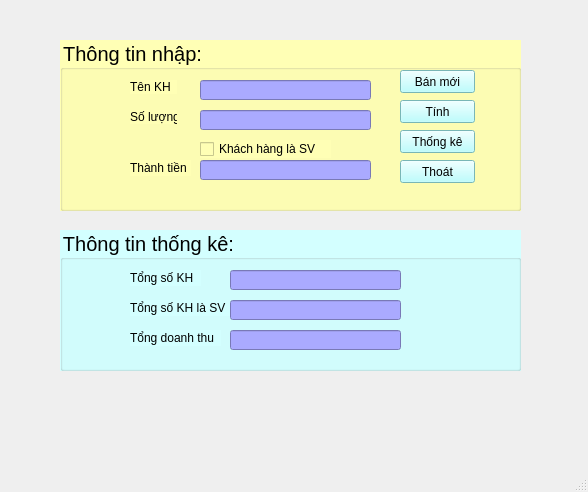
<?xml version="1.0" encoding="UTF-8"?>
<ui version="4.0">
 <class>MainWindow</class>
 <widget class="QMainWindow" name="MainWindow">
  <property name="geometry">
   <rect>
    <x>0</x>
    <y>0</y>
    <width>588</width>
    <height>492</height>
   </rect>
  </property>
  <property name="windowTitle">
   <string>Trần Ái Quyên - Sách Mini</string>
  </property>
  <widget class="QWidget" name="centralwidget">
   <widget class="QGroupBox" name="groupBox">
    <property name="geometry">
     <rect>
      <x>60</x>
      <y>40</y>
      <width>461</width>
      <height>171</height>
     </rect>
    </property>
    <property name="font">
     <font>
      <pointsize>15</pointsize>
     </font>
    </property>
    <property name="styleSheet">
     <string notr="true">background-color: rgb(255, 255, 181);
color: rgb(0, 0, 0);</string>
    </property>
    <property name="title">
     <string>Thông tin nhập:</string>
    </property>
    <widget class="QLabel" name="label">
     <property name="geometry">
      <rect>
       <x>70</x>
       <y>40</y>
       <width>47</width>
       <height>14</height>
      </rect>
     </property>
     <property name="text">
      <string>Tên KH</string>
     </property>
    </widget>
    <widget class="QLabel" name="label_2">
     <property name="geometry">
      <rect>
       <x>70</x>
       <y>70</y>
       <width>47</width>
       <height>14</height>
      </rect>
     </property>
     <property name="text">
      <string>Số lượng</string>
     </property>
    </widget>
    <widget class="QLineEdit" name="lineEditTenKH">
     <property name="geometry">
      <rect>
       <x>140</x>
       <y>40</y>
       <width>171</width>
       <height>20</height>
      </rect>
     </property>
     <property name="styleSheet">
      <string notr="true">background-color: rgb(170, 170, 255);</string>
     </property>
    </widget>
    <widget class="QLineEdit" name="lineEditSoluong">
     <property name="geometry">
      <rect>
       <x>140</x>
       <y>70</y>
       <width>171</width>
       <height>20</height>
      </rect>
     </property>
     <property name="styleSheet">
      <string notr="true">background-color: rgb(170, 170, 255);</string>
     </property>
    </widget>
    <widget class="QCheckBox" name="checkBoxKhachSV">
     <property name="geometry">
      <rect>
       <x>140</x>
       <y>100</y>
       <width>131</width>
       <height>18</height>
      </rect>
     </property>
     <property name="text">
      <string>Khách hàng là SV</string>
     </property>
    </widget>
    <widget class="QLineEdit" name="lineEditThanhTien">
     <property name="geometry">
      <rect>
       <x>140</x>
       <y>120</y>
       <width>171</width>
       <height>20</height>
      </rect>
     </property>
     <property name="styleSheet">
      <string notr="true">background-color: rgb(170, 170, 255);</string>
     </property>
    </widget>
    <widget class="QLabel" name="label_3">
     <property name="geometry">
      <rect>
       <x>70</x>
       <y>120</y>
       <width>61</width>
       <height>16</height>
      </rect>
     </property>
     <property name="text">
      <string>Thành tiền</string>
     </property>
    </widget>
    <widget class="QPushButton" name="pushButtonBanMoi">
     <property name="geometry">
      <rect>
       <x>340</x>
       <y>30</y>
       <width>75</width>
       <height>23</height>
      </rect>
     </property>
     <property name="styleSheet">
      <string notr="true">background-color: rgb(170, 255, 255);</string>
     </property>
     <property name="text">
      <string>Bán mới</string>
     </property>
     <property name="icon">
      <iconset>
       <normaloff>../../../../../../../.designer/images/ic_new.webp</normaloff>../../../../../../../.designer/images/ic_new.webp</iconset>
     </property>
    </widget>
    <widget class="QPushButton" name="pushButtonTinh">
     <property name="geometry">
      <rect>
       <x>340</x>
       <y>60</y>
       <width>75</width>
       <height>23</height>
      </rect>
     </property>
     <property name="styleSheet">
      <string notr="true">background-color: rgb(170, 255, 255);</string>
     </property>
     <property name="text">
      <string>Tính</string>
     </property>
     <property name="icon">
      <iconset>
       <normaloff>../../../../../../../.designer/images/ic_cal.png</normaloff>../../../../../../../.designer/images/ic_cal.png</iconset>
     </property>
     <property name="iconSize">
      <size>
       <width>32</width>
       <height>16</height>
      </size>
     </property>
    </widget>
    <widget class="QPushButton" name="pushButtonThongKe">
     <property name="geometry">
      <rect>
       <x>340</x>
       <y>90</y>
       <width>75</width>
       <height>23</height>
      </rect>
     </property>
     <property name="styleSheet">
      <string notr="true">background-color: rgb(170, 255, 255);</string>
     </property>
     <property name="text">
      <string>Thống kê</string>
     </property>
     <property name="icon">
      <iconset>
       <normaloff>../../../../../../../.designer/images/ic_statistic.png</normaloff>../../../../../../../.designer/images/ic_statistic.png</iconset>
     </property>
    </widget>
    <widget class="QPushButton" name="pushButtonThoat">
     <property name="geometry">
      <rect>
       <x>340</x>
       <y>120</y>
       <width>75</width>
       <height>23</height>
      </rect>
     </property>
     <property name="styleSheet">
      <string notr="true">background-color: rgb(170, 255, 255);</string>
     </property>
     <property name="text">
      <string>Thoát</string>
     </property>
     <property name="icon">
      <iconset>
       <normaloff>../../../../../../../.designer/images/shutdown.webp</normaloff>../../../../../../../.designer/images/shutdown.webp</iconset>
     </property>
    </widget>
   </widget>
   <widget class="QGroupBox" name="groupBox_2">
    <property name="geometry">
     <rect>
      <x>60</x>
      <y>230</y>
      <width>461</width>
      <height>141</height>
     </rect>
    </property>
    <property name="font">
     <font>
      <pointsize>15</pointsize>
     </font>
    </property>
    <property name="styleSheet">
     <string notr="true">background-color: rgb(211, 255, 255);
color: rgb(0, 0, 0);</string>
    </property>
    <property name="title">
     <string>Thông tin thống kê:</string>
    </property>
    <widget class="QLabel" name="label_4">
     <property name="geometry">
      <rect>
       <x>70</x>
       <y>40</y>
       <width>71</width>
       <height>16</height>
      </rect>
     </property>
     <property name="text">
      <string>Tổng số KH</string>
     </property>
    </widget>
    <widget class="QLabel" name="label_5">
     <property name="geometry">
      <rect>
       <x>70</x>
       <y>70</y>
       <width>101</width>
       <height>16</height>
      </rect>
     </property>
     <property name="text">
      <string>Tổng số KH là SV</string>
     </property>
    </widget>
    <widget class="QLineEdit" name="lineEditTongKH">
     <property name="geometry">
      <rect>
       <x>170</x>
       <y>40</y>
       <width>171</width>
       <height>20</height>
      </rect>
     </property>
     <property name="styleSheet">
      <string notr="true">background-color: rgb(170, 170, 255);</string>
     </property>
    </widget>
    <widget class="QLineEdit" name="lineEditTongKHlaSV">
     <property name="geometry">
      <rect>
       <x>170</x>
       <y>70</y>
       <width>171</width>
       <height>20</height>
      </rect>
     </property>
     <property name="styleSheet">
      <string notr="true">background-color: rgb(170, 170, 255);</string>
     </property>
    </widget>
    <widget class="QLineEdit" name="lineEditTongDoanhThu">
     <property name="geometry">
      <rect>
       <x>170</x>
       <y>100</y>
       <width>171</width>
       <height>20</height>
      </rect>
     </property>
     <property name="styleSheet">
      <string notr="true">background-color: rgb(170, 170, 255);</string>
     </property>
    </widget>
    <widget class="QLabel" name="label_6">
     <property name="geometry">
      <rect>
       <x>70</x>
       <y>100</y>
       <width>91</width>
       <height>16</height>
      </rect>
     </property>
     <property name="text">
      <string>Tổng doanh thu</string>
     </property>
    </widget>
   </widget>
  </widget>
  <widget class="QMenuBar" name="menubar">
   <property name="geometry">
    <rect>
     <x>0</x>
     <y>0</y>
     <width>588</width>
     <height>22</height>
    </rect>
   </property>
  </widget>
  <widget class="QStatusBar" name="statusbar"/>
 </widget>
 <resources/>
 <connections>
  <connection>
   <sender>pushButtonThoat</sender>
   <signal>clicked()</signal>
   <receiver>MainWindow</receiver>
   <slot>close()</slot>
   <hints>
    <hint type="sourcelabel">
     <x>437</x>
     <y>193</y>
    </hint>
    <hint type="destinationlabel">
     <x>293</x>
     <y>245</y>
    </hint>
   </hints>
  </connection>
 </connections>
</ui>
